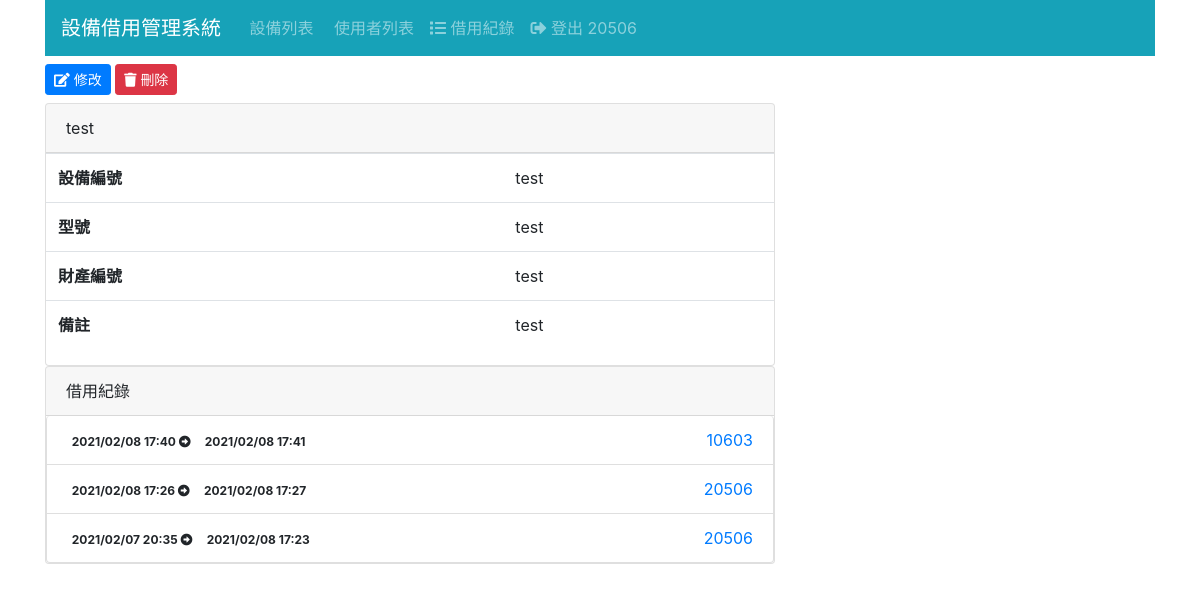
/equip/8/ (signed in), run on the app's committed database.
### equip/models.py (models this page shows, shortened)
class Equip(Model):
    SerialNumber = CharField('設備編號', max_length=255)
    pattern = CharField('型號', max_length=255)
    PropertyNumber = CharField('財產編號', max_length=255)
    comment = CharField('備註',max_length=255)

### log/models.py (models this page shows, shortened)
class Log(Model):
    borrower = ForeignKey(Borrower, CASCADE)
    equip = ForeignKey(Equip, CASCADE)
    checkout = DateTimeField('借用時間', auto_now_add=True)
    returned = DateTimeField('歸還時間', null=True)    # 以 null 代表尚未歸還

### borrower/models.py (models this page shows, shortened)
class Borrower(Model):
    realname = CharField('姓名', max_length=32)
    identify = CharField('身分', max_length=255)
    email = EmailField('電子信箱')
    work = CharField('職稱', max_length=255)
    subject = CharField('任教科目', max_length=255)
    tel=CharField('連絡電話',max_length=10)
    state= CharField('狀態', max_length=3)

### equip/views.py (the view)
# urls.py: path('<int:pk>/', EquipView.as_view(), name='equip_view'),
class EquipView(LoginRequiredMixin, DetailView):
    model = Equip
    def get_context_data(self, **kwargs):
        ctx = super().get_context_data(**kwargs)
        ctx['log_list'] = Log.objects.filter(
            equip=self.object,
        ).order_by('-id').select_related('borrower')
        return ctx

### templates/equip/equip_detail.html
{% extends "base.html" %}
{% block content %}
<div class="mb-2">
  <a href="{% url 'equip_edit' equip.id %}" class="btn btn-sm btn-primary">
    <i class="fas fa-edit"></i> 修改
  </a>
  <a href="{% url 'equip_delete' equip.id %}" class="btn btn-sm btn-danger">
    <i class="fas fa-trash"></i> 刪除
  </a>
</div>
<div id="equip-detail" class="row">
  <div class="col-sm-8">
    <div class="card">
      <div class="card-header">{{ equip.SerialNumber }}</div>
      <table class="table">
        <tr>
          <th>設備編號</th><td>{{ equip.SerialNumber }}</td>
        </tr>
        <tr>
            <th>型號</th><td>{{ equip.pattern }}</td>
          </tr>
        <tr>
          <th>財產編號</th><td>{{ equip.PropertyNumber }}</td>
        </tr>
        <tr>
            <th>備註</th><td>{{ equip.comment }}</td>
          </tr>
      </table>
    </div>
    <div class="card">
      <div class="card-header">
        借用紀錄
      </div>
      <ul class="list-group">
        {% for log in log_list %}
        <li class="list-group-item d-flex justify-content-between">
          <div>
            <span class="badge">
            {{ log.checkout|date:"Y/m/d H:i" }}
            <i class="fas fa-arrow-alt-circle-right"></i>
            </span>
            {% if log.returned %}
              <span class="badge">
                {{ log.returned|date:"Y/m/d H:i" }}
              </span>
            {% else %}
              <span class="badge badge-warning">借用中</span>
            {% endif %}
          </div>
          <div>
            <a href="{% url 'borrower_view' log.borrower.id %}">
              {{ log.borrower.realname }}
            </a>
          </div>
        </li>
        {% empty %}
        <li class="list-group-item">無</li>
        {% endfor %}
      </ul>
    </div>
  </div>
  </div>
</div>
{% endblock %}

### templates/navbar.html (shortened to what this page needs)
<nav class="navbar navbar-expand-md navbar-dark bg-info mb-2">
    <div class="navbar-brand">設備借用管理系統</div>
    <div class="collapse navbar-collapse" id="navbarNav">
      <ul class="navbar-nav">
        {% if user.is_authenticated %}
        <a href="{% url 'equip_list' %}" class="nav-link">
             設備列表
          </a>
        <li class="nav-item">
        <li class="nav-item">
            <a href="{% url 'borrower_list' %}" class="nav-link">
                 使用者列表
              </a>
            </li>
            <li class="nav-item">
              <a href="{% url 'log_list' %}" class="nav-link">
                <i class="fas fa-list"></i> 借用紀錄
              </a>
            </li>
          <a href="{% url 'logout' %}" class="nav-link">
            <i class="fas fa-sign-out-alt"></i> 登出 {{ user.username }}
          </a>
        </li>
        {% else %}
        <li class="nav-item">
          <a href="{% url 'login' %}" class="nav-link">
            <i class="fas fa-sign-in-alt"></i>登入
          </a>
        </li>
        {% endif %}
      </ul>
    </div>
  </nav>

### data on the page
Equip: SerialNumber "test", pattern "test", PropertyNumber "test", comment "test"
Log: checkout "2021/02/08 17:40", returned "2021/02/08 17:41", borrower.realname "10603"
Log: checkout "2021/02/08 17:26", returned "2021/02/08 17:27", borrower.realname "20506"
Log: checkout "2021/02/07 20:35", returned "2021/02/08 17:23", borrower.realname "20506"

### other printed values
{{ user.username }} "20506"
